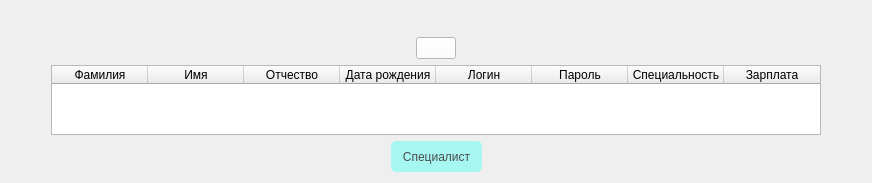
                 <widget class="QWidget" name="page_4">
                  <layout class="QGridLayout" name="gridLayout_8">
                   <item row="0" column="0">
                    <layout class="QVBoxLayout" name="verticalLayout_9">
                     <item>
                      <layout class="QHBoxLayout" name="horizontalLayout_16">
                       <item>
                        <widget class="QPushButton" name="btn_21">
                         <property name="styleSheet">
                          <string notr="true">QPushButton{
	border: none;
	color: white;
	
}</string>
                         </property>
                         <property name="text">
                          <string/>
                         </property>
                         <property name="icon">
                          <iconset>
                           <normaloff>../images/Icons8-Ios7-Arrows-Back.ico</normaloff>../images/Icons8-Ios7-Arrows-Back.ico</iconset>
                         </property>
                        </widget>
                       </item>
                       <item>
                        <spacer name="horizontalSpacer_35">
                         <property name="orientation">
                          <enum>Qt::Horizontal</enum>
                         </property>
                         <property name="sizeHint" stdset="0">
                          <size>
                           <width>40</width>
                           <height>20</height>
                          </size>
                         </property>
                        </spacer>
                       </item>
                      </layout>
                     </item>
                     <item>
                      <layout class="QHBoxLayout" name="horizontalLayout_5">
                       <item>
                        <spacer name="horizontalSpacer_22">
                         <property name="orientation">
                          <enum>Qt::Horizontal</enum>
                         </property>
                         <property name="sizeHint" stdset="0">
                          <size>
                           <width>40</width>
                           <height>20</height>
                          </size>
                         </property>
                        </spacer>
                       </item>
                       <item>
                        <widget class="QPushButton" name="btn_64">
                         <property name="styleSheet">
                          <string notr="true">QPushButton{

	background-color: white;

}</string>
                         </property>
                         <property name="text">
                          <string/>
                         </property>
                         <property name="icon">
                          <iconset>
                           <normaloff>../images/Filter.png</normaloff>../images/Filter.png</iconset>
                         </property>
                         <property name="iconSize">
                          <size>
                           <width>25</width>
                           <height>25</height>
                          </size>
                         </property>
                        </widget>
                       </item>
                       <item>
                        <spacer name="horizontalSpacer_23">
                         <property name="orientation">
                          <enum>Qt::Horizontal</enum>
                         </property>
                         <property name="sizeHint" stdset="0">
                          <size>
                           <width>40</width>
                           <height>20</height>
                          </size>
                         </property>
                        </spacer>
                       </item>
                      </layout>
                     </item>
                     <item>
                      <layout class="QHBoxLayout" name="horizontalLayout_8">
                       <item>
                        <spacer name="horizontalSpacer_19">
                         <property name="orientation">
                          <enum>Qt::Horizontal</enum>
                         </property>
                         <property name="sizeHint" stdset="0">
                          <size>
                           <width>40</width>
                           <height>20</height>
                          </size>
                         </property>
                        </spacer>
                       </item>
                       <item>
                        <widget class="QTableWidget" name="table_3">
                         <property name="sizePolicy">
                          <sizepolicy hsizetype="Expanding" vsizetype="Expanding">
                           <horstretch>0</horstretch>
                           <verstretch>0</verstretch>
                          </sizepolicy>
                         </property>
                         <property name="minimumSize">
                          <size>
                           <width>0</width>
                           <height>0</height>
                          </size>
                         </property>
                         <property name="maximumSize">
                          <size>
                           <width>770</width>
                           <height>16777215</height>
                          </size>
                         </property>
                         <property name="frameShape">
                          <enum>QFrame::StyledPanel</enum>
                         </property>
                         <property name="frameShadow">
                          <enum>QFrame::Sunken</enum>
                         </property>
                         <property name="lineWidth">
                          <number>1</number>
                         </property>
                         <property name="horizontalScrollBarPolicy">
                          <enum>Qt::ScrollBarAsNeeded</enum>
                         </property>
                         <property name="sizeAdjustPolicy">
                          <enum>QAbstractScrollArea::AdjustToContents</enum>
                         </property>
                         <property name="autoScroll">
                          <bool>true</bool>
                         </property>
                         <property name="autoScrollMargin">
                          <number>18</number>
                         </property>
                         <property name="tabKeyNavigation">
                          <bool>true</bool>
                         </property>
                         <attribute name="horizontalHeaderDefaultSectionSize">
                          <number>96</number>
                         </attribute>
                         <attribute name="horizontalHeaderMinimumSectionSize">
                          <number>17</number>
                         </attribute>
                         <attribute name="verticalHeaderDefaultSectionSize">
                          <number>30</number>
                         </attribute>
                         <attribute name="verticalHeaderHighlightSections">
                          <bool>true</bool>
                         </attribute>
                         <attribute name="verticalHeaderMinimumSectionSize">
                          <number>15</number>
                         </attribute>
                         <attribute name="verticalHeaderShowSortIndicator" stdset="0">
                          <bool>false</bool>
                         </attribute>
                         <column>
                          <property name="text">
                           <string>Фамилия</string>
                          </property>
                         </column>
                         <column>
                          <property name="text">
                           <string>Имя</string>
                          </property>
                         </column>
                         <column>
                          <property name="text">
                           <string>Отчество</string>
                          </property>
                         </column>
                         <column>
                          <property name="text">
                           <string>Дата рождения</string>
                          </property>
                         </column>
                         <column>
                          <property name="text">
                           <string>Логин</string>
                          </property>
                         </column>
                         <column>
                          <property name="text">
                           <string>Пароль</string>
                          </property>
                         </column>
                         <column>
                          <property name="text">
                           <string>Специальность</string>
                          </property>
                         </column>
                         <column>
                          <property name="text">
                           <string>Зарплата</string>
                          </property>
                         </column>
                        </widget>
                       </item>
                       <item>
                        <spacer name="horizontalSpacer_20">
                         <property name="orientation">
                          <enum>Qt::Horizontal</enum>
                         </property>
                         <property name="sizeHint" stdset="0">
                          <size>
                           <width>40</width>
                           <height>20</height>
                          </size>
                         </property>
                        </spacer>
                       </item>
                      </layout>
                     </item>
                     <item>
                      <layout class="QHBoxLayout" name="horizontalLayout_6">
                       <item>
                        <spacer name="horizontalSpacer_17">
                         <property name="orientation">
                          <enum>Qt::Horizontal</enum>
                         </property>
                         <property name="sizeHint" stdset="0">
                          <size>
                           <width>40</width>
                           <height>20</height>
                          </size>
                         </property>
                        </spacer>
                       </item>
                       <item>
                        <widget class="QPushButton" name="btn_13">
                         <property name="sizePolicy">
                          <sizepolicy hsizetype="Fixed" vsizetype="Fixed">
                           <horstretch>0</horstretch>
                           <verstretch>0</verstretch>
                          </sizepolicy>
                         </property>
                         <property name="minimumSize">
                          <size>
                           <width>91</width>
                           <height>31</height>
                          </size>
                         </property>
                         <property name="styleSheet">
                          <string notr="true">QPushButton{
	border-radius: 5px;
	background-color: #a6f7f1;
   	transition: 2s linear; 
	color: #4c4d4d;
}

QPushButton:hover{
	background-color: #89f0ea;
}

</string>
                         </property>
                         <property name="text">
                          <string>Специалист</string>
                         </property>
                         <property name="icon">
                          <iconset>
                           <normaloff>../images/plus_icon-icons.com_61187.png</normaloff>../images/plus_icon-icons.com_61187.png</iconset>
                         </property>
                        </widget>
                       </item>
                       <item>
                        <spacer name="horizontalSpacer_18">
                         <property name="orientation">
                          <enum>Qt::Horizontal</enum>
                         </property>
                         <property name="sizeHint" stdset="0">
                          <size>
                           <width>40</width>
                           <height>20</height>
                          </size>
                         </property>
                        </spacer>
                       </item>
                      </layout>
                     </item>
                    </layout>
                   </item>
                  </layout>
                 </widget>
